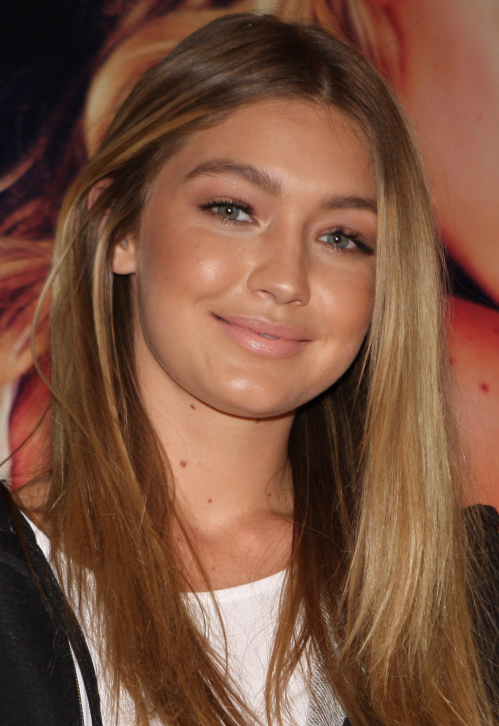
#> input picture demos/demo_1_alignment/all-together/gigi-hadid.jpg, 998 x 1452 px (shown at 1/2 size)
$ python make_collages.py   (older library calls are emulated)
#> lines starting #> are read from the running program, lines starting #| are printed output that depends on the picture
### demos/demo_1_alignment/collage_maker.py
# -*- coding: utf-8 -*-
"""
Collage maker - tool to create picture collages
Author: Delimitry
"""

import argparse
import os
import random
from PIL import Image


def make_collage(images, filename, width, init_height):
    """
    Make a collage image with a width equal to `width` from `images` and save to `filename`.
    """
    if not images:
        print('No images for collage found!')
        return False

    margin_size = 2
    # run until a suitable arrangement of images is found
    while True:
        # copy images to images_list
        images_list = images[:]
        coefs_lines = []
        images_line = []
        x = 0
        while images_list:
            # get first image and resize to `init_height`
            img_path = images_list.pop(0)
            img = Image.open(img_path)
            img.thumbnail((width, init_height))
            # when `x` will go beyond the `width`, start the next line
            if x > width:
                coefs_lines.append((float(x) / width, images_line))
                images_line = []
                x = 0
            x += img.size[0] + margin_size
            images_line.append(img_path)
        # finally add the last line with images
        coefs_lines.append((float(x) / width, images_line))

        # compact the lines, by reducing the `init_height`, if any with one or less images
        if len(coefs_lines) <= 1:
            break
        if any(map(lambda c: len(c[1]) <= 1, coefs_lines)):
            # reduce `init_height`
            init_height -= 10
        else:
            break

    # get output height
    out_height = 0
    for coef, imgs_line in coefs_lines:
        if imgs_line:
            out_height += int(init_height / coef) + margin_size
    if not out_height:
        print('Height of collage could not be 0!')
        return False

    collage_image = Image.new('RGB', (width, int(out_height)), (35, 35, 35))
    # put images to the collage
    y = 0
    for coef, imgs_line in coefs_lines:
        if imgs_line:
            x = 0
            for img_path in imgs_line:
                img = Image.open(img_path)
                # if need to enlarge an image - use `resize`, otherwise use `thumbnail`, it's faster
                k = (init_height / coef) / img.size[1]
                if k > 1:
                    img = img.resize((int(img.size[0] * k), int(img.size[1] * k)), Image.ANTIALIAS)
                else:
                    img.thumbnail((int(width / coef), int(init_height / coef)), Image.ANTIALIAS)
                if collage_image:
                    collage_image.paste(img, (int(x), int(y)))
                x += img.size[0] + margin_size
            y += int(init_height / coef) + margin_size
    collage_image.save(filename)
    return True


# [31 lines left out: function main, not called in this run]


# [2 lines that do not run on import are left out]

### demos/demo_1_alignment/make_collages.py
import os
import shutil
import random

from collage_maker import make_collage

from PIL import Image

# ------------------------------------------------------------------------
# Helper function
def getAllFiles(dirName):
    listOfFiles = list()
    for (dirpath, dirnames, filenames) in os.walk(dirName):
        listOfFiles += [os.path.join(dirpath, file) for file in filenames]
    return listOfFiles


# ------------------------------------------------------------------------
# ------------------------------------------------------------------------
# Collage of original faces

# ------------------------------------------------------------------------
# Temporarily copy images from all subfolders into a single folder
temp_folder = "all-together"
os.mkdir(temp_folder)

for sub_folder in ["faces/premium", "faces/popular"]:
    listOfFiles = getAllFiles(sub_folder)
    images_A = [fn for fn in listOfFiles if os.path.splitext(fn)[1].lower() in ('.jpg', '.jpeg', '.png')]
    for fn in images_A:
        shutil.copy(fn, temp_folder)


# ------------------------------------------------------------------------
# Create collage
output = "collage_originals.png"
width = 1024*2  #800
init_height = 256  #250

files = [os.path.join(temp_folder, fn) for fn in os.listdir(temp_folder)]
images = [fn for fn in files if os.path.splitext(fn)[1].lower() in ('.jpg', '.jpeg', '.png')]

random.shuffle(images)
make_collage(images, output, width, init_height)
#> in make_collage, img is the input picture: PIL image 998x1452 RGB; mean R, G, B 122.8, 82.3, 62
#> in make_collage, `img.thumbnail((width, init_height))`:
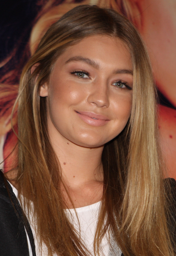
#> img: PIL image 176x256 RGB; mean R, G, B 123, 82.4, 62.1
#> in make_collage, `collage_image = Image.new('RGB', (width, int(out_height)), (35, 35, 35))`: collage_image: PIL image 2048x706 RGB; every value is 35
#> in make_collage, `collage_image.paste(img, (int(x), int(y)))`:
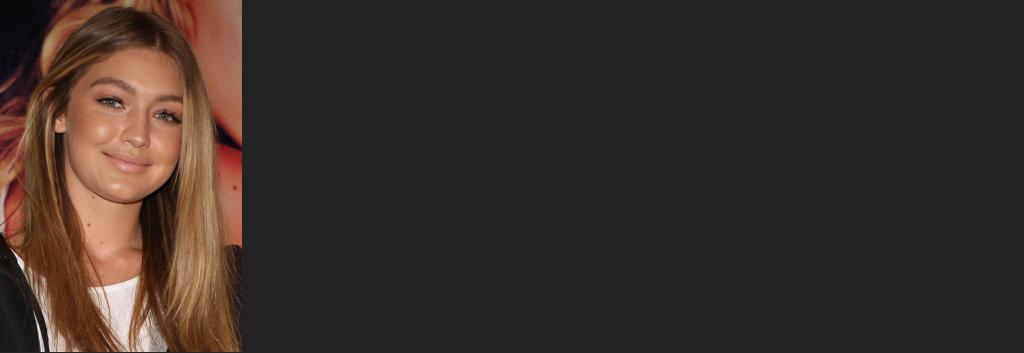
#> collage_image: PIL image 2048x706 RGB (shown at 1/2 size); mean R, G, B 55.7, 46.1, 41.4
#> in make_collage, `collage_image.save(filename)`:
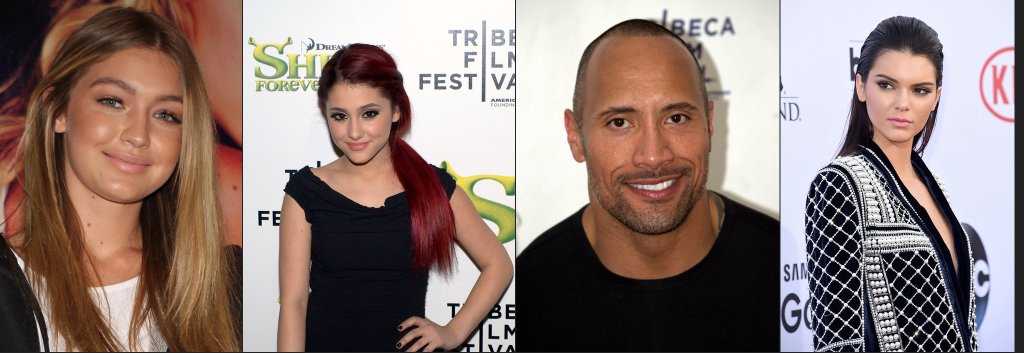
#> saved as collage_originals.png: PIL image 2048x706 RGB (shown at 1/2 size); mean R, G, B 143, 124.5, 118.6


# ------------------------------------------------------------------------
# Remove temporary folder
for fn in images:
    os.remove(fn)

os.rmdir(temp_folder)


# ------------------------------------------------------------------------
# ------------------------------------------------------------------------
# Montage of aligned and apertured images

# ------------------------------------------------------------------------
# Temporarily copy images from all subfolders into a single folder
temp_folder = "all-together"
os.mkdir(temp_folder)

for sub_folder in ["faces-aligned-windowed/premium", "faces-aligned-windowed/popular"]:
    listOfFiles = getAllFiles(sub_folder)
    images_A = [fn for fn in listOfFiles if os.path.splitext(fn)[1].lower() in ('.jpg', '.jpeg', '.png')]
    for fn in images_A:
        shutil.copy(fn, temp_folder)


# ------------------------------------------------------------------------
# Create collage
files = [os.path.join(temp_folder, fn) for fn in os.listdir(temp_folder)]
images = [fn for fn in files if os.path.splitext(fn)[1].lower() in ('.jpg', '.jpeg', '.png')]

images_point = [Image.open(x) for x in images]
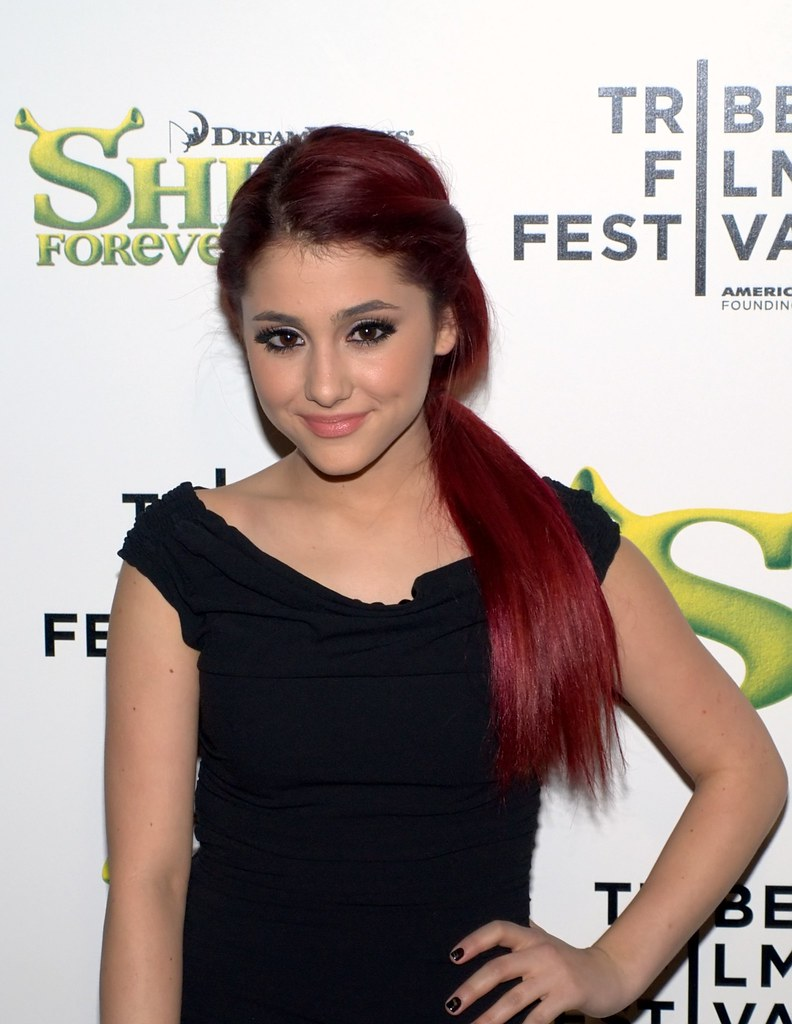
#> input picture demos/demo_1_alignment/all-together/ariana-grande.jpg, 792 x 1024 px
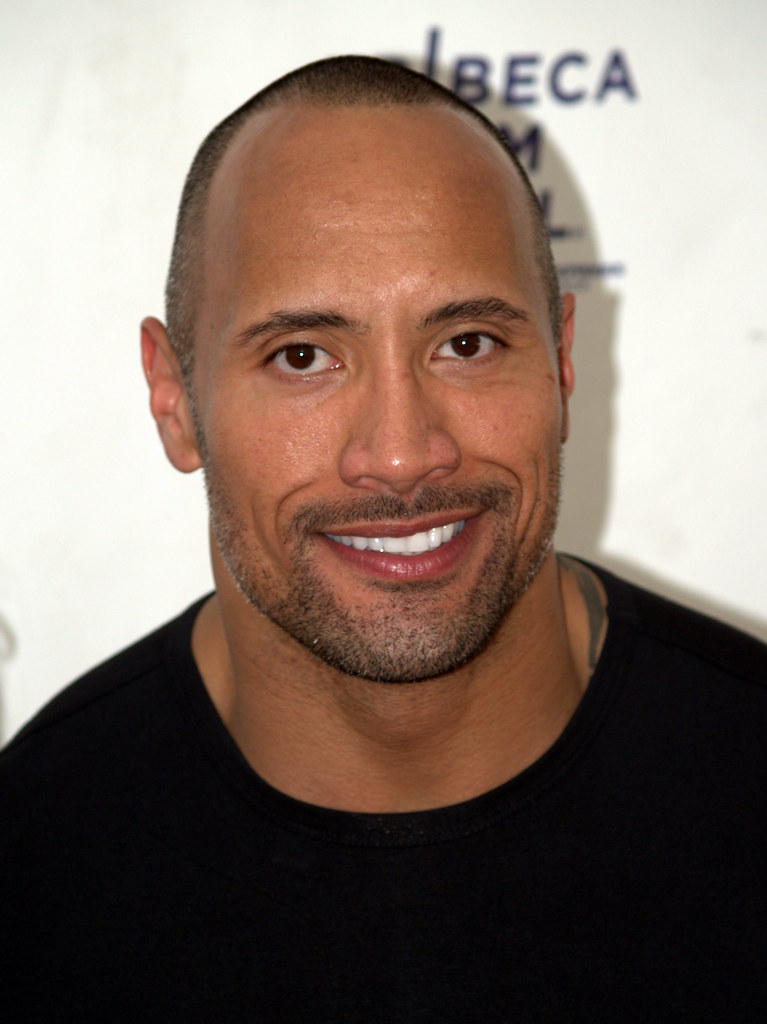
#> input picture demos/demo_1_alignment/all-together/dwayne-johnson.jpg, 767 x 1024 px
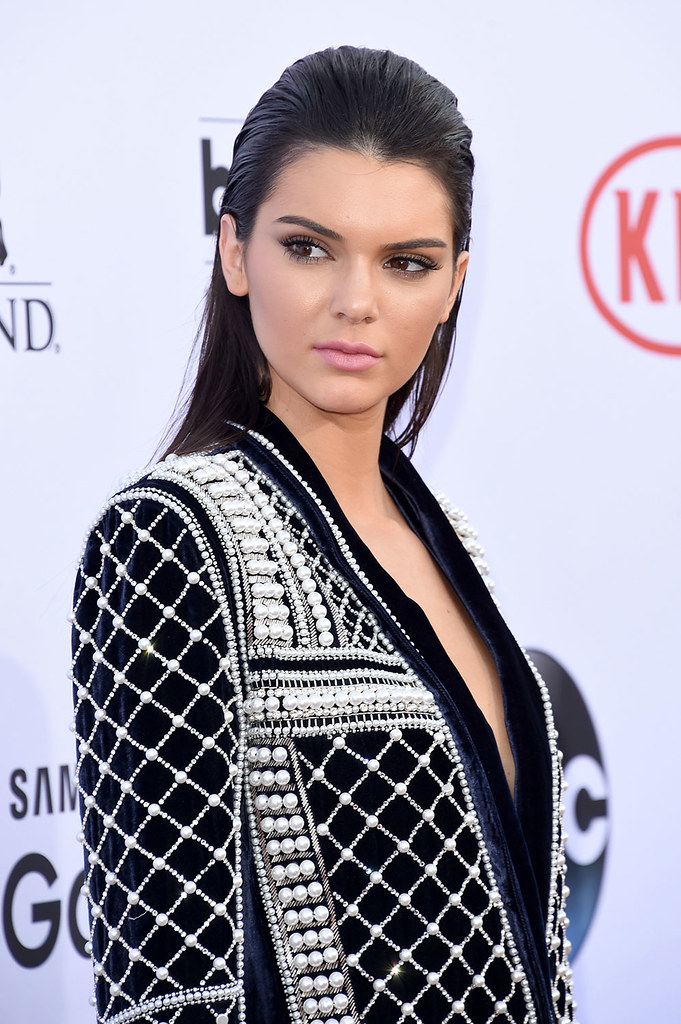
#> input picture demos/demo_1_alignment/all-together/kendall-jenner.jpg, 681 x 1024 px
#> images_point = 4 items
widths, heights = zip(*(i.size for i in images_point))
#> widths = (792, 767, 998, 681); heights = (1024, 1024, 1452, 1024)

total_width = sum(widths)
#> total_width = 3238
max_height = max(heights)
#> max_height = 1452


new_im = Image.new('RGBA', (total_width, max_height))
#> new_im: PIL image 3238x1452 RGBA; every value is 0
x_offset = 0
for im in images_point:
    new_im.paste(im, (x_offset,0))
    x_offset += im.size[0]
#> this loop made 4 passes
#> x_offset on passes 1 to 4: 792, 1559, 2557, 3238
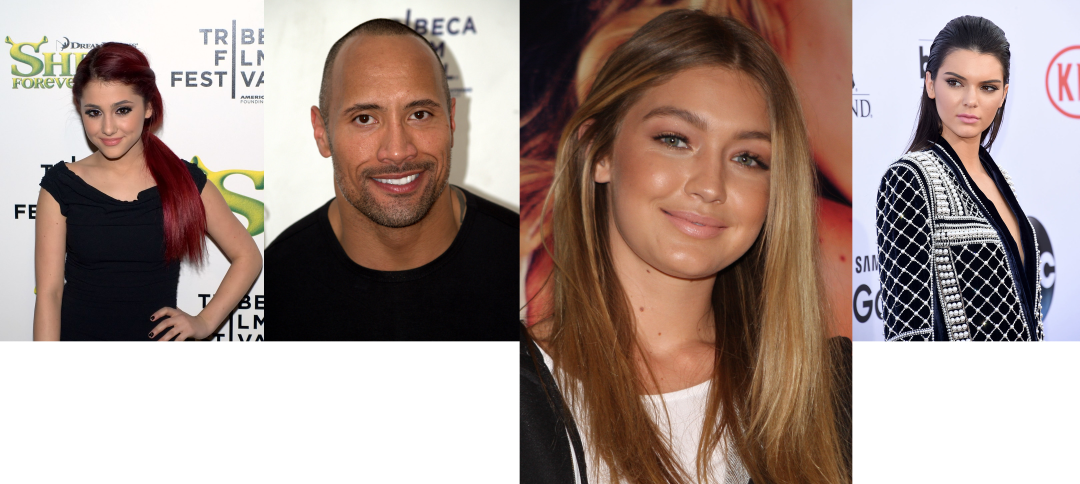
#> new_im: PIL image 3238x1452 RGBA (shown at 1/3 size); mean R, G, B, A 111.8, 93.4, 86.5, 203; transparent parts drawn white
#> after the loop, x_offset = 3238

new_im.save('collage_aligned_windowed.png')


new_im = Image.new('RGBA', (widths[0]*10, heights[0]*3))
#> new_im: PIL image 7920x3072 RGBA; every value is 0

y_offset = -im.size[1]
#> y_offset = -1024
for row in range(3):
    x_offset = 0
    y_offset += im.size[1]
    for col in range(10):
        p_index = col + row * 10
        # for im in images_point:
#> (the run stopped early here; a loop or call above may not have finished)
